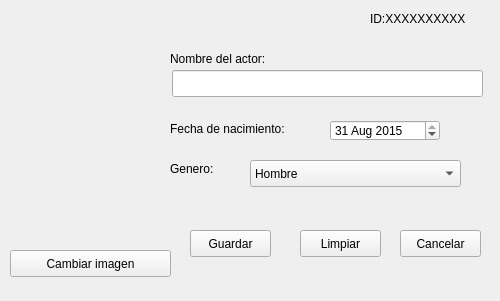
<?xml version="1.0" encoding="UTF-8"?>
<ui version="4.0">
 <class>editar_actor</class>
 <widget class="QMainWindow" name="editar_actor">
  <property name="geometry">
   <rect>
    <x>0</x>
    <y>0</y>
    <width>500</width>
    <height>301</height>
   </rect>
  </property>
  <property name="windowTitle">
   <string>crear_actor</string>
  </property>
  <widget class="QWidget" name="centralWidget">
   <widget class="QLabel" name="imagen_label">
    <property name="geometry">
     <rect>
      <x>10</x>
      <y>20</y>
      <width>151</width>
      <height>201</height>
     </rect>
    </property>
    <property name="text">
     <string/>
    </property>
    <property name="pixmap">
     <pixmap>img/0.jpg</pixmap>
    </property>
    <property name="scaledContents">
     <bool>true</bool>
    </property>
    <property name="wordWrap">
     <bool>false</bool>
    </property>
   </widget>
   <widget class="QLineEdit" name="nombre_in">
    <property name="geometry">
     <rect>
      <x>172</x>
      <y>70</y>
      <width>311</width>
      <height>27</height>
     </rect>
    </property>
   </widget>
   <widget class="QPushButton" name="boton_imagen">
    <property name="geometry">
     <rect>
      <x>10</x>
      <y>250</y>
      <width>161</width>
      <height>27</height>
     </rect>
    </property>
    <property name="text">
     <string>Cambiar imagen</string>
    </property>
   </widget>
   <widget class="QLabel" name="label_2">
    <property name="geometry">
     <rect>
      <x>170</x>
      <y>50</y>
      <width>201</width>
      <height>17</height>
     </rect>
    </property>
    <property name="text">
     <string>Nombre del actor:</string>
    </property>
   </widget>
   <widget class="QLabel" name="label_3">
    <property name="geometry">
     <rect>
      <x>170</x>
      <y>120</y>
      <width>151</width>
      <height>17</height>
     </rect>
    </property>
    <property name="text">
     <string>Fecha de nacimiento:</string>
    </property>
   </widget>
   <widget class="QDateEdit" name="nacimiento_in">
    <property name="geometry">
     <rect>
      <x>330</x>
      <y>120</y>
      <width>110</width>
      <height>21</height>
     </rect>
    </property>
    <property name="dateTime">
     <datetime>
      <hour>7</hour>
      <minute>0</minute>
      <second>0</second>
      <year>2015</year>
      <month>8</month>
      <day>31</day>
     </datetime>
    </property>
    <property name="maximumDate">
     <date>
      <year>7915</year>
      <month>8</month>
      <day>31</day>
     </date>
    </property>
    <property name="minimumDate">
     <date>
      <year>1753</year>
      <month>9</month>
      <day>14</day>
     </date>
    </property>
   </widget>
   <widget class="QLabel" name="label_4">
    <property name="geometry">
     <rect>
      <x>170</x>
      <y>160</y>
      <width>67</width>
      <height>17</height>
     </rect>
    </property>
    <property name="text">
     <string>Genero:</string>
    </property>
   </widget>
   <widget class="QPushButton" name="boton_guardar">
    <property name="geometry">
     <rect>
      <x>190</x>
      <y>230</y>
      <width>81</width>
      <height>27</height>
     </rect>
    </property>
    <property name="text">
     <string>Guardar</string>
    </property>
   </widget>
   <widget class="QPushButton" name="boton_limpiar">
    <property name="geometry">
     <rect>
      <x>300</x>
      <y>230</y>
      <width>81</width>
      <height>27</height>
     </rect>
    </property>
    <property name="text">
     <string>Limpiar</string>
    </property>
   </widget>
   <widget class="QPushButton" name="boton_cancelar">
    <property name="geometry">
     <rect>
      <x>400</x>
      <y>230</y>
      <width>81</width>
      <height>27</height>
     </rect>
    </property>
    <property name="text">
     <string>Cancelar</string>
    </property>
   </widget>
   <widget class="QComboBox" name="genero">
    <property name="geometry">
     <rect>
      <x>250</x>
      <y>160</y>
      <width>211</width>
      <height>27</height>
     </rect>
    </property>
    <item>
     <property name="text">
      <string>Hombre</string>
     </property>
    </item>
    <item>
     <property name="text">
      <string>Mujer</string>
     </property>
    </item>
   </widget>
   <widget class="QLabel" name="actor_id">
    <property name="geometry">
     <rect>
      <x>370</x>
      <y>10</y>
      <width>121</width>
      <height>17</height>
     </rect>
    </property>
    <property name="text">
     <string>ID:XXXXXXXXXX</string>
    </property>
   </widget>
  </widget>
 </widget>
 <layoutdefault spacing="6" margin="11"/>
 <resources/>
 <connections/>
</ui>
